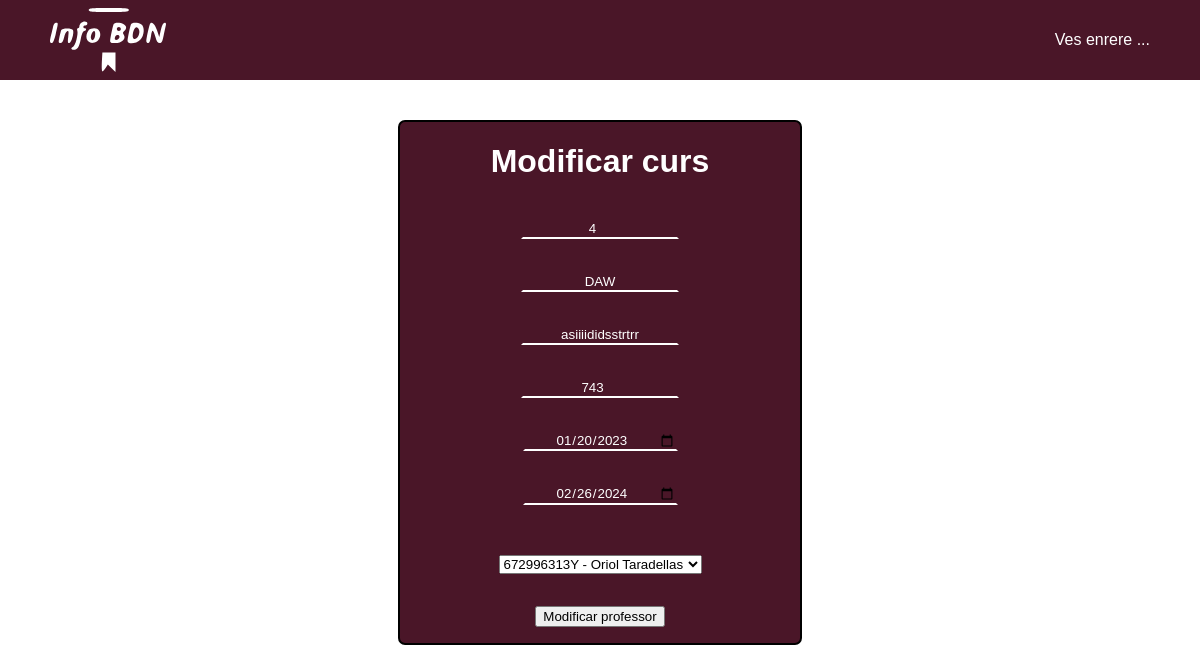
/index.php?controller=Cursos&action=showFormEditCurs&id=4 (signed in), run on an earlier commit of the app's database.
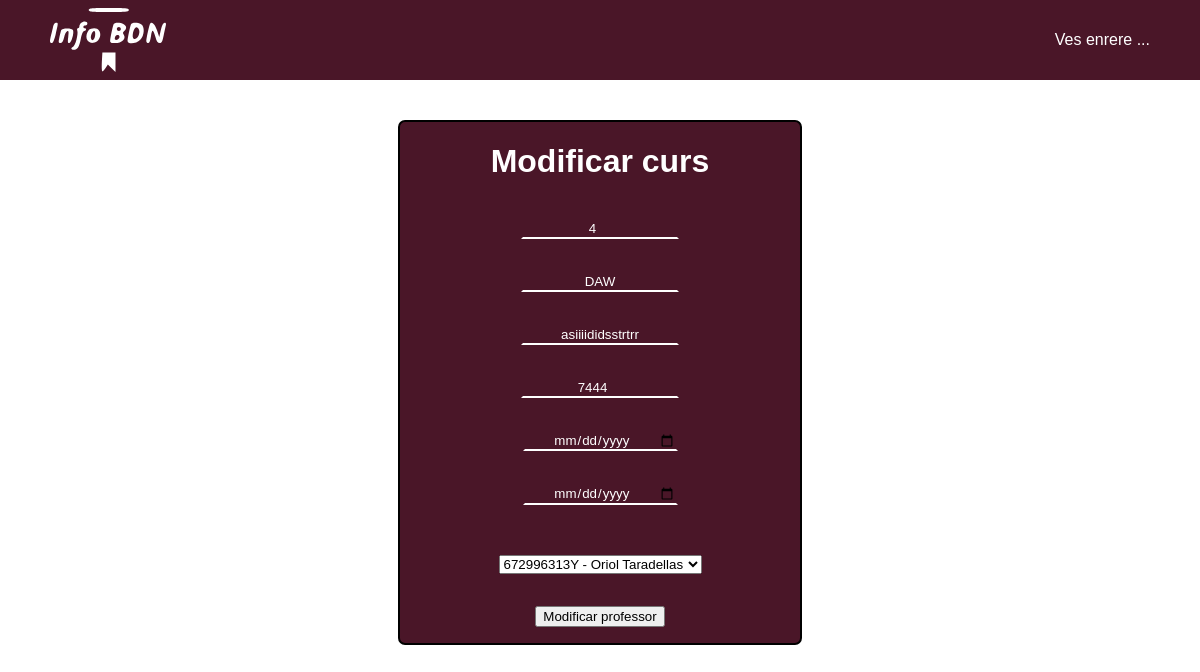
And on a later commit of the database.
### tables this page shows
CREATE TABLE `cursos` (
  `codi_curs` int(100) NOT NULL,
  `nom_curs` varchar(20) NOT NULL,
  `desc_curs` varchar(100) NOT NULL,
  `hores_curs` int(255) NOT NULL,
  `ini_curs` date NOT NULL,
  `fin_curs` date NOT NULL,
  `DNI_prof` varchar(100) DEFAULT NULL,
  `visible` tinyint(1) NOT NULL
);

### models/database.php (called while the page is built, shortened)
<?php
class Database{
    public function __construct(){
        $servername = "localhost";
        $dbname= "infobdn";
        $username = "root";
        $password = "";
        try{
            $this->db = new PDO("mysql:host=$servername;dbname=$dbname",$username, $password);
        }
        catch(PDOException $error)
        {
            echo "Connection failed: ". $error->getMessage();
        }
    }
}

### models/cursos.php (called while the page is built, shortened)
<?php
require_once("database.php");
class Curs extends Database
{
    public function obtenerCurs($idCurs) {
        $consulta = $this->db->prepare("SELECT * FROM cursos WHERE codi_curs LIKE '$idCurs'");
        $consulta->execute();
        $resultado = $consulta->fetchAll();
        return $resultado;
    }
}

### models/professors.php (called while the page is built, shortened)
<?php
require_once("database.php");
class Professor extends Database
{
    public function obtenerListadoSimplificado() {
        $consulta = $this->db->prepare("SELECT DNI, nom_prof, cog_prof FROM professors WHERE visible LIKE 1");
        $consulta->execute();
        $resultado = $consulta->fetchAll();
        return $resultado;
    }
}

### views/Admin/Curs/formEditarCurs.php (the view)
<?php
echo "
<!DOCTYPE html>
<html lang='ca'>
    <head>
        <meta charset='UTF-8'>
        <meta http-equiv='X-UA-Compatible' content='IE=edge'>
        <meta name='viewport' content='width=device-width, initial-scale=1.0'>
        <title>Menu administrador: Cursos</title>
        <link rel='stylesheet' href='css/style.css'>
    </head>
    <body>
        <div class='header'>
            <img src='img/logo.svg' alt='Logo'>
            <div class='navmenu'>
            <a href='index.php?controller=Cursos&action=showCursos'><p>Ves enrere ...</p></a>
            </div>
        </div>
        <div id='adminlog'>
            <h1>Modificar curs</h1>
            <form action='index.php?controller=Cursos&action=saveFormEditCurs' method='post' enctype='multipart/form-data'>";
                foreach ($listado as $curs) {
                    echo "<p><input type='number' name='id' id='id' value='".$curs['codi_curs']."' class='campoform' readonly></p>
                    <p><input type='text' name='nom_curs' id='nom_curs' value='".$curs['nom_curs']."' class='campoform' ></p>
                    <p><input type='text' name='desc_curs' id='desc_curs' value='".$curs['desc_curs']."' class='campoform' ></p>
                    <p><input type='number' name='hores_curs' id='hores_curs' value='".$curs['hores_curs']."' class='campoform' ></p>
                    <p><input type='date' name='ini_curs' id='ini_curs' value='".$curs['ini_curs']."' class='campoform' ></input></p>
                    <p><input type='date' name='fin_curs' id='fin_curs' value='".$curs['fin_curs']."' class='campoform' ></input></p>
                    <p><br><select name='DNI_prof' id='DNI_prof'>";
                    foreach ($professores as $professor) {
                        if($professor["DNI"] == $curs['DNI_prof']){
                            ?>
                            <option selected value='<?php echo $professor["DNI"] ?>'><?php echo $professor["DNI"]." - ".$professor["nom_prof"]." ".$professor["cog_prof"]?></option>
                            <?php
                        }
                        else{
                            ?>
                            <option value='<?php echo $professor["DNI"] ?>'><?php echo $professor["DNI"]." - ".$professor["nom_prof"]." ".$professor["cog_prof"]?></option>
                            <?php
                        }
                    }
                    echo "</select></p>";
                }
                echo "<p><button type='submit'>Modificar professor</button></p>";
            echo "</form>
        </div>
    </body>
</html>";

What changed in the data, as far as the page shows it:
changed cursos "DAW": hores_curs "743" → "7444"; ini_curs "01/20/2023" → (not shown); fin_curs "02/26/2024" → (not shown)
